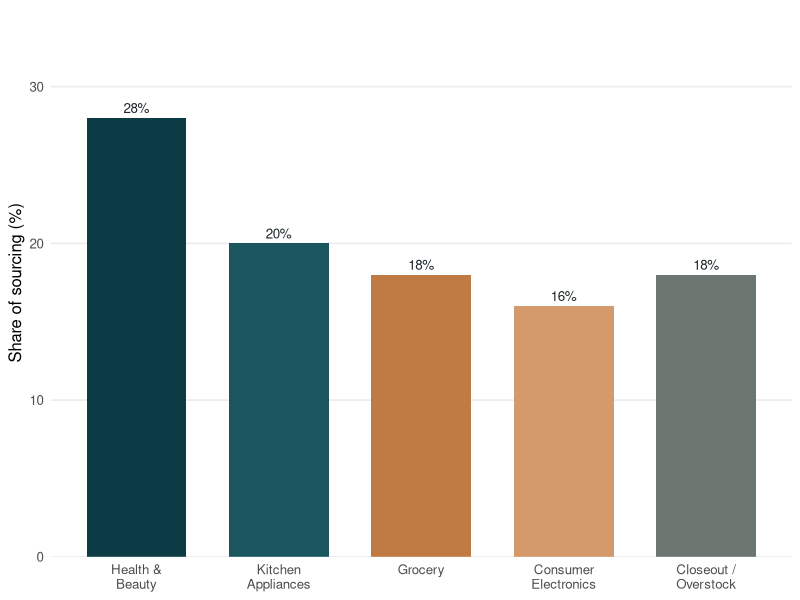
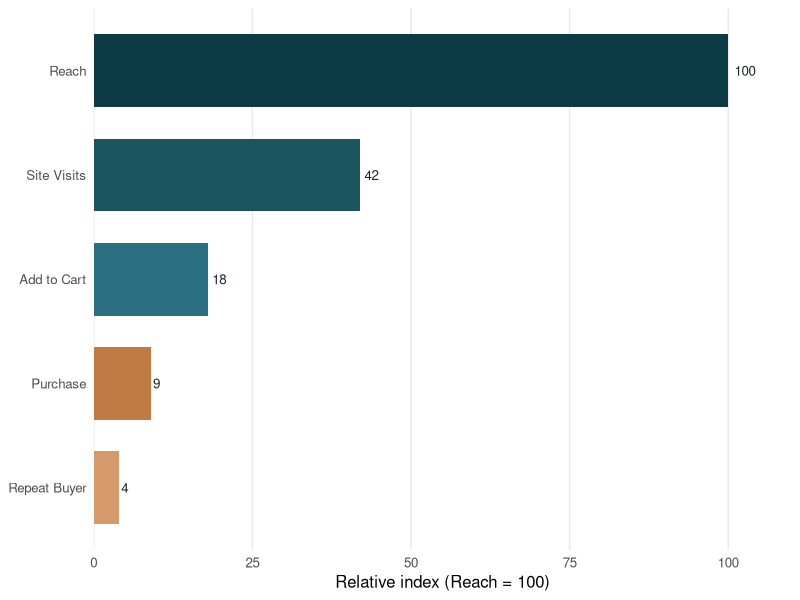
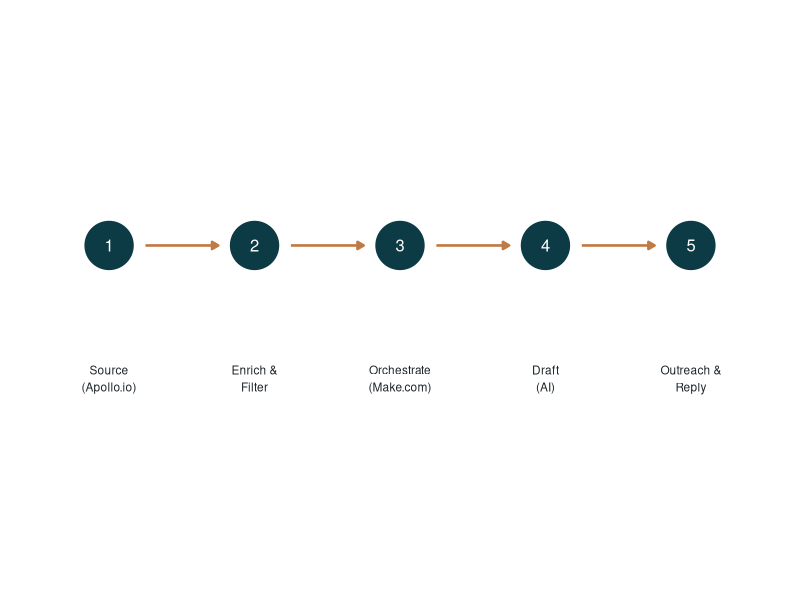

Generate these figures, in order, with R:
## ---- chunk 1
#| label: fig-category-mix
#| fig-cap: "Illustrative S&N Supplies sourcing mix by category"
#| fig-width: 8
#| fig-height: 4.2
library(ggplot2)

df <- data.frame(
  category = factor(
    c("Health &\nBeauty", "Kitchen\nAppliances", "Grocery", "Consumer\nElectronics", "Closeout /\nOverstock"),
    levels = c("Health &\nBeauty", "Kitchen\nAppliances", "Grocery", "Consumer\nElectronics", "Closeout /\nOverstock")
  ),
  share = c(28, 20, 18, 16, 18)
)
cols <- c("#0d3b45", "#1a5560", "#c07a43", "#d59a6b", "#6b7671")

ggplot(df, aes(category, share, fill = category)) +
  geom_col(width = 0.7) +
  geom_text(aes(label = paste0(share, "%")), vjust = -0.5, size = 3.4, color = "#1c2529") +
  scale_fill_manual(values = cols) +
  scale_y_continuous(limits = c(0, 35), expand = c(0, 0)) +
  labs(x = NULL, y = "Share of sourcing (%)") +
  theme_minimal(base_size = 12) +
  theme(
    legend.position = "none",
    panel.grid.major.x = element_blank(),
    panel.grid.minor = element_blank(),
    plot.background = element_rect(fill = NA, color = NA),
    panel.background = element_rect(fill = NA, color = NA)
  )
## ---- chunk 2
#| label: fig-funnel
#| fig-cap: "Illustrative customer acquisition funnel — Impact Lights"
#| fig-width: 8
#| fig-height: 4
library(ggplot2)

df <- data.frame(
  stage = factor(c("Reach", "Site Visits", "Add to Cart", "Purchase", "Repeat Buyer"),
                 levels = rev(c("Reach", "Site Visits", "Add to Cart", "Purchase", "Repeat Buyer"))),
  value = c(100, 42, 18, 9, 4)
)
cols <- c("#0d3b45", "#1a5560", "#2a7080", "#c07a43", "#d59a6b")

ggplot(df, aes(value, stage, fill = stage)) +
  geom_col(width = 0.7) +
  geom_text(aes(label = value), hjust = -0.3, size = 3.4, color = "#1c2529") +
  scale_fill_manual(values = rev(cols)) +
  scale_x_continuous(limits = c(0, 110), expand = c(0, 0)) +
  labs(x = "Relative index (Reach = 100)", y = NULL) +
  theme_minimal(base_size = 12) +
  theme(
    legend.position = "none",
    panel.grid.major.y = element_blank(),
    panel.grid.minor = element_blank(),
    plot.background = element_rect(fill = NA, color = NA),
    panel.background = element_rect(fill = NA, color = NA)
  )
## ---- chunk 3
#| label: fig-automation
#| fig-cap: "Lead-generation pipeline stages"
#| fig-width: 8.5
#| fig-height: 2.6
library(ggplot2)

steps <- c("Source\n(Apollo.io)", "Enrich &\nFilter", "Orchestrate\n(Make.com)", "Draft\n(AI)", "Outreach &\nReply")
df <- data.frame(x = seq_along(steps), y = 0, num = seq_along(steps), label = steps)
arrows <- data.frame(x = head(df$x, -1) + 0.25, xend = head(df$x, -1) + 0.75, y = 0, yend = 0)

ggplot() +
  geom_segment(data = arrows, aes(x = x, xend = xend, y = y, yend = yend),
               arrow = arrow(length = unit(0.18, "cm"), type = "closed"),
               color = "#c07a43", linewidth = 0.9) +
  geom_point(data = df, aes(x, y), size = 16, color = "#0d3b45") +
  geom_text(data = df, aes(x, y, label = num), color = "white", size = 4.2) +
  geom_text(data = df, aes(x, y - 0.22, label = label), size = 3, color = "#1c2529", vjust = 1) +
  scale_x_continuous(limits = c(0.5, length(steps) + 0.5)) +
  scale_y_continuous(limits = c(-0.6, 0.4)) +
  theme_void() +
  theme(plot.background = element_rect(fill = NA, color = NA))
